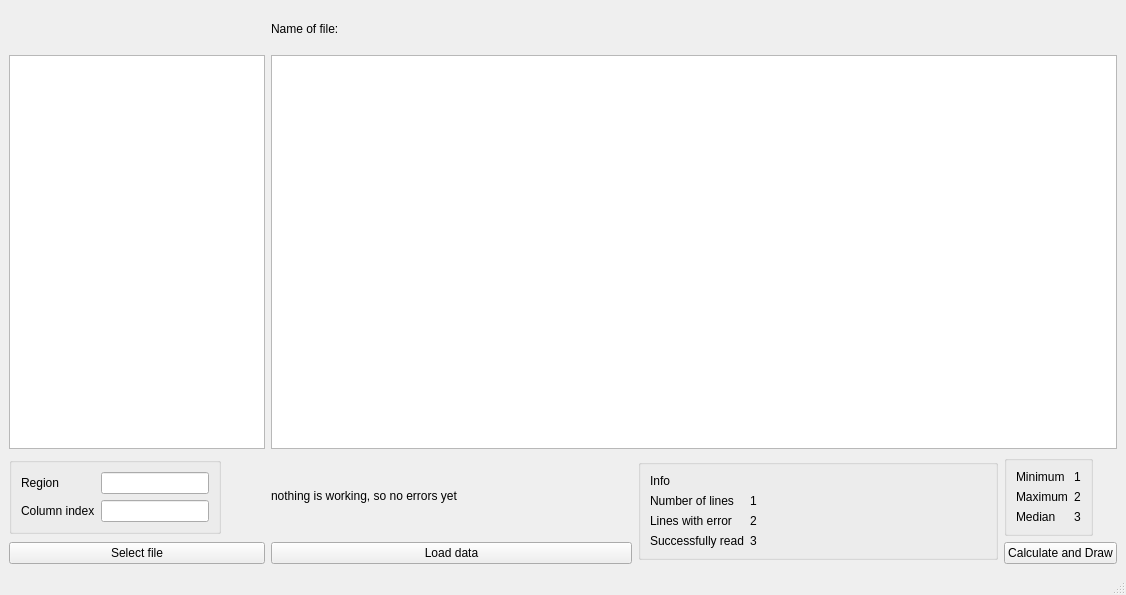
<?xml version="1.0" encoding="UTF-8"?>
<ui version="4.0">
 <class>MainWindow</class>
 <widget class="QMainWindow" name="MainWindow">
  <property name="geometry">
   <rect>
    <x>0</x>
    <y>0</y>
    <width>1126</width>
    <height>595</height>
   </rect>
  </property>
  <property name="windowTitle">
   <string>MainWindow</string>
  </property>
  <widget class="QWidget" name="centralwidget">
   <layout class="QGridLayout" name="gridLayout">
    <item row="2" column="0">
     <widget class="QGroupBox" name="formGroupBox">
      <property name="sizePolicy">
       <sizepolicy hsizetype="Fixed" vsizetype="Fixed">
        <horstretch>0</horstretch>
        <verstretch>0</verstretch>
       </sizepolicy>
      </property>
      <layout class="QFormLayout" name="formLayout_2">
       <item row="0" column="0">
        <widget class="QLabel" name="label_7">
         <property name="text">
          <string>Region</string>
         </property>
        </widget>
       </item>
       <item row="1" column="0">
        <widget class="QLabel" name="label_8">
         <property name="text">
          <string>Column index</string>
         </property>
        </widget>
       </item>
       <item row="0" column="1">
        <widget class="QLineEdit" name="regionLineEdit"/>
       </item>
       <item row="1" column="1">
        <widget class="QLineEdit" name="columnNumLineEdit"/>
       </item>
      </layout>
     </widget>
    </item>
    <item row="2" column="1">
     <widget class="QLabel" name="errorLabel">
      <property name="text">
       <string>nothing is working, so no errors yet</string>
      </property>
     </widget>
    </item>
    <item row="2" column="2" rowspan="2">
     <widget class="QGroupBox" name="formGroupBox_2">
      <property name="sizePolicy">
       <sizepolicy hsizetype="Preferred" vsizetype="Fixed">
        <horstretch>0</horstretch>
        <verstretch>0</verstretch>
       </sizepolicy>
      </property>
      <layout class="QFormLayout" name="formLayout_3">
       <item row="1" column="0">
        <widget class="QLabel" name="label_4">
         <property name="text">
          <string>Number of lines</string>
         </property>
        </widget>
       </item>
       <item row="3" column="0">
        <widget class="QLabel" name="label_5">
         <property name="text">
          <string>Successfully read</string>
         </property>
        </widget>
       </item>
       <item row="2" column="0">
        <widget class="QLabel" name="label_6">
         <property name="text">
          <string>Lines with error</string>
         </property>
        </widget>
       </item>
       <item row="1" column="1">
        <widget class="QLabel" name="numberOfLinesLabel">
         <property name="text">
          <string>1</string>
         </property>
        </widget>
       </item>
       <item row="2" column="1">
        <widget class="QLabel" name="errorLinesLabel">
         <property name="text">
          <string>2</string>
         </property>
        </widget>
       </item>
       <item row="3" column="1">
        <widget class="QLabel" name="successLinesLabel">
         <property name="text">
          <string>3</string>
         </property>
        </widget>
       </item>
       <item row="0" column="0" colspan="2">
        <widget class="QLabel" name="label_12">
         <property name="text">
          <string>Info</string>
         </property>
        </widget>
       </item>
      </layout>
     </widget>
    </item>
    <item row="2" column="3">
     <widget class="QGroupBox" name="formGroupBox_3">
      <property name="sizePolicy">
       <sizepolicy hsizetype="Fixed" vsizetype="Fixed">
        <horstretch>0</horstretch>
        <verstretch>0</verstretch>
       </sizepolicy>
      </property>
      <layout class="QFormLayout" name="formLayout">
       <item row="0" column="0">
        <widget class="QLabel" name="label">
         <property name="text">
          <string>Minimum</string>
         </property>
        </widget>
       </item>
       <item row="1" column="0">
        <widget class="QLabel" name="label_3">
         <property name="text">
          <string>Maximum</string>
         </property>
        </widget>
       </item>
       <item row="2" column="0">
        <widget class="QLabel" name="label_2">
         <property name="text">
          <string>Median</string>
         </property>
        </widget>
       </item>
       <item row="0" column="1">
        <widget class="QLabel" name="minLabel">
         <property name="text">
          <string>1</string>
         </property>
        </widget>
       </item>
       <item row="1" column="1">
        <widget class="QLabel" name="maxLabel">
         <property name="text">
          <string>2</string>
         </property>
        </widget>
       </item>
       <item row="2" column="1">
        <widget class="QLabel" name="medianLabel">
         <property name="text">
          <string>3</string>
         </property>
        </widget>
       </item>
      </layout>
     </widget>
    </item>
    <item row="3" column="0">
     <widget class="QPushButton" name="selectButton">
      <property name="text">
       <string>Select file</string>
      </property>
     </widget>
    </item>
    <item row="3" column="1">
     <widget class="QPushButton" name="loadDataButton">
      <property name="text">
       <string>Load data</string>
      </property>
     </widget>
    </item>
    <item row="3" column="3">
     <widget class="QPushButton" name="calculateMetricsButton">
      <property name="text">
       <string>Calculate and Draw</string>
      </property>
     </widget>
    </item>
    <item row="1" column="0">
     <widget class="QTableWidget" name="tableWidget">
      <property name="sizePolicy">
       <sizepolicy hsizetype="Preferred" vsizetype="Expanding">
        <horstretch>0</horstretch>
        <verstretch>0</verstretch>
       </sizepolicy>
      </property>
     </widget>
    </item>
    <item row="1" column="1" colspan="3">
     <widget class="QGraphicsView" name="graphicsView"/>
    </item>
    <item row="0" column="1">
     <widget class="QLabel" name="label_9">
      <property name="text">
       <string>Name of file:</string>
      </property>
     </widget>
    </item>
    <item row="0" column="2">
     <widget class="QLabel" name="fileNameLabel">
      <property name="text">
       <string/>
      </property>
     </widget>
    </item>
    <item row="0" column="0">
     <spacer name="verticalSpacer">
      <property name="orientation">
       <enum>Qt::Vertical</enum>
      </property>
      <property name="sizeType">
       <enum>QSizePolicy::Fixed</enum>
      </property>
      <property name="sizeHint" stdset="0">
       <size>
        <width>20</width>
        <height>40</height>
       </size>
      </property>
     </spacer>
    </item>
   </layout>
  </widget>
  <widget class="QMenuBar" name="menubar">
   <property name="geometry">
    <rect>
     <x>0</x>
     <y>0</y>
     <width>1126</width>
     <height>22</height>
    </rect>
   </property>
  </widget>
  <widget class="QStatusBar" name="statusbar"/>
 </widget>
 <resources/>
 <connections/>
</ui>
